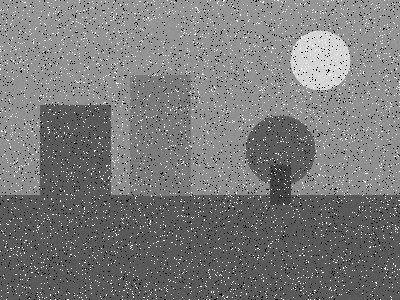
#> input picture CV_Unit2_Assignment/09_Filter_Comparison/input.jpg, 400 x 300 px
$ python program.py
#> lines starting #> are read from the running program, lines starting #| are printed output that depends on the picture
"""
Program 9: Mean vs Gaussian vs Median
- Applies Mean, Gaussian and Median filters to the SAME noisy input image
- Saves all three results separately
"""

import cv2

# Read the SAME noisy input image for all three filters
img = cv2.imread("input.jpg")
#> img is the input picture: shape (300, 400, 3); min 0, max 255, mean 121.8

# --- Mean filter ---
MEAN_KERNEL = (5, 5)
mean_result = cv2.blur(img, MEAN_KERNEL)
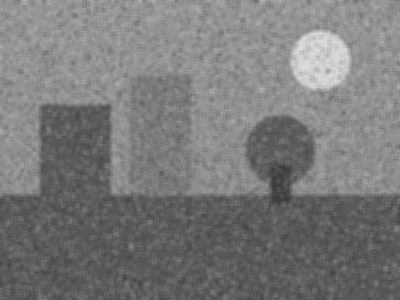
#> mean_result: shape (300, 400, 3); min 55, max 221, mean 121.8
cv2.imwrite("output_mean.png", mean_result)
print(f"Applied mean filter with kernel {MEAN_KERNEL} -> saved output_mean.png")

# --- Gaussian filter ---
GAUSSIAN_KERNEL = (5, 5)
gaussian_result = cv2.GaussianBlur(img, GAUSSIAN_KERNEL, 0)
cv2.imwrite("output_gaussian.png", gaussian_result)
print(f"Applied Gaussian filter with kernel {GAUSSIAN_KERNEL} -> saved output_gaussian.png")

# --- Median filter (best suited for salt-and-pepper noise) ---
MEDIAN_KERNEL = 5
median_result = cv2.medianBlur(img, MEDIAN_KERNEL)
cv2.imwrite("output_median.png", median_result)
print(f"Applied median filter with kernel size {MEDIAN_KERNEL} -> saved output_median.png")

print("All three filtered outputs saved successfully.")
